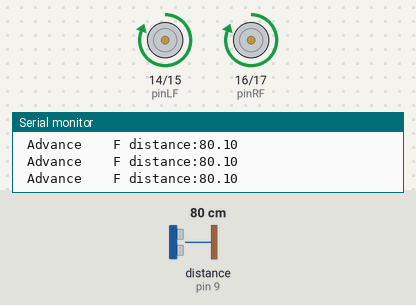
This sketch was run on a simulated Arduino Uno, built with avr-gcc and run on an emulated ATmega328P. On the bench: motor-driver pin pairs drawn as motors (green arrow = first pin HIGH = forward, orange = second pin HIGH = backward, longer = more drive), the last lines printed to the serial monitor. Wiring (inferred from the names in the program): ultrasonic range finder: trigger pin 8; echo pin 9. The test bench sets the inputs (shaded band); at power-on: distance to the obstacle (sensor on pin 9) 80 cm. The echo pulse lasts 58.3 µs per cm.

Above: at 1.2 s.
1.3 s: distance to the obstacle (sensor on pin 9) set to 28 cm
4.3 s: distance to the obstacle (sensor on pin 9) set to 23 cm
At 6.8 s:
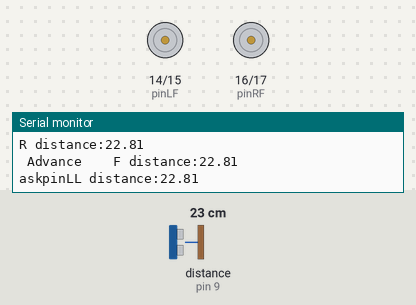
7.3 s: distance to the obstacle (sensor on pin 9) set to 2 cm
At 9.1 s:
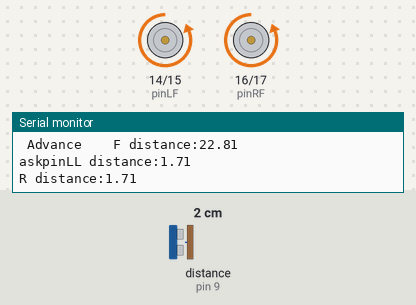
At 11.99 s:
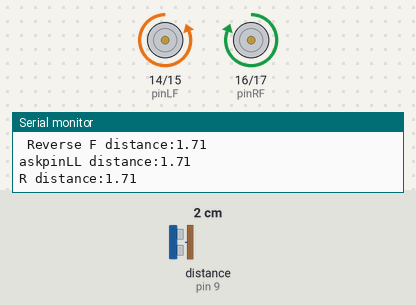
Timing chart, 0 to 16.2 s (numbered marks = the images above; inputs shaded):
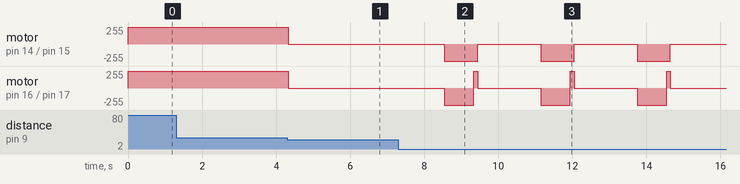

Measured:
- the behaviour switches between 26 and 25 cm on distance to the obstacle (sensor on pin 9) (found by bisection; images 0 and 1)
- after the input at 4.3 s, motor on pin 14 (pinLF) / pin 15 (pinLB), motor on pin 16 (pinRF) / pin 17 (pinRB): forward 255/255 → stopped at once
- after the input at 7.3 s, motor on pin 14 (pinLF) / pin 15 (pinLB): alternates backward 255/255 for 0.90 s and stopped for 1.7 s, starting after 1.2 s; motor on pin 16 (pinRF) / pin 17 (pinRB): stopped → backward 255/255 after 1.2 s, then repeats every 2.6 s: forward 255/255 0.10 s, stopped 1.7 s, backward 255/255 0.80 s

The sketch:

HJBTR2.ino
```cpp
//    L = 左
//    R = 右
//    F = 前
//    B = 後

#include <Servo.h>
int pinLF=14;     // 定義6腳位 左後
int pinLB=15;     // 定義9腳位 左前

int pinRF=16;    // 定義10腳位 右前
int pinRB=17;    // 定義11腳位 右後

int inputPin = 9;  // 定義超音波信號接收腳位
int outputPin =8;  // 定義超音波信號發射腳位

int Fspeedd = 0;      // 前速
int Rspeedd = 0;      // 右速
int Lspeedd = 0;      // 左速
int directionn = 0;   // 前=8 後=2 左=4 右=6
//Servo myservo;        // 設 myservo
int delay_time = 250; // 伺服馬達轉向後的穩定時間

int Fgo = 8;         // 前進
int Rgo = 6;         // 右轉
int Lgo = 4;         // 左轉
int Bgo = 2;         // 倒車

void setup()
 {
  Serial.begin(9600);     // 定義馬達輸出腳位
  pinMode(pinLB,OUTPUT); // 腳位 6 (PWM)
  pinMode(pinLF,OUTPUT); // 腳位 9 (PWM)
  pinMode(pinRB,OUTPUT); // 腳位 10 (PWM)
  pinMode(pinRF,OUTPUT); // 腳位 11 (PWM)

  pinMode(inputPin, INPUT);    // 定義超音波輸入腳位
  pinMode(outputPin, OUTPUT);  // 定義超音波輸出腳位

  //myservo.attach(10);    // 定義伺服馬達輸出第5腳位(PWM)
 }
void advance(int a)     // 前進
    {
     digitalWrite(pinRF,HIGH);  // 使馬達（前進）動作
     digitalWrite(pinRB,LOW);
             //analogWrite(pinRF,100);
             //analogWrite(pinRB, 0);
     digitalWrite(pinLF,HIGH);  // 使馬達（前進）動作
     digitalWrite(pinLB,LOW);
             //analogWrite(pinLF,100);
             //analogWrite(pinLB,0);
     //delay(a * 100);
    }

void turnR(int d)        //右轉(雙輪)
    {
     digitalWrite(pinRF,LOW);
     digitalWrite(pinRB,HIGH);
             analogWrite(pinRF,0);
             analogWrite(pinRB,150);
     digitalWrite(pinLF,HIGH);
     digitalWrite(pinLB,LOW);
             analogWrite(pinLF,150);
             analogWrite(pinLB,0);
     delay(d * 50);
    }

void turnL(int e)        //左轉(雙輪)
    {
     digitalWrite(pinRF,HIGH);
     digitalWrite(pinRB,LOW);
             analogWrite(pinRF,150);
             analogWrite(pinRB,0);
     digitalWrite(pinLF,LOW);
     digitalWrite(pinLB,HIGH);
             analogWrite(pinLF,0);
             analogWrite(pinLB,150);
     delay(e * 50);
    }

void stopp(int f)         //停止
    {
     digitalWrite(pinRB,LOW);
     digitalWrite(pinRF,LOW);
     digitalWrite(pinLB,LOW);
     digitalWrite(pinLF,LOW);
     delay(f * 300);
    }
void back(int g)          //後退 后退
 {
     digitalWrite(pinRF,LOW);  // 使馬達（後退）動作
     digitalWrite(pinRB,HIGH);
             //analogWrite(pinRF,0);
             //analogWrite(pinRB, 150);
     digitalWrite(pinLF,LOW);  // 使馬達（後退）動作
     digitalWrite(pinLB,HIGH);
             //analogWrite(pinLF,0);
             //analogWrite(pinLB,150);
     delay(g * 100);
    }

void detection()        //測量3個角度(0.90.179)
    {
      int delay_time = 300;   // 伺服馬達轉向後的穩定時間
      ask_pin_F();            // 讀取前方距離

    if(Fspeedd < 10)         // 假如前方距離小於10公分
      {
     stopp(1);               // 清除輸出資料
    //back(2);                // 後退 0.2秒
      }

      if(Fspeedd < 25)         // 假如前方距離小於25公分
      {
        stopp(1);               // 清除輸出資料
        ask_pin_L();            // 讀取左方距離
        delay(delay_time);      // 等待伺服馬達穩定
        ask_pin_R();            // 讀取右方距離
        delay(delay_time);      // 等待伺服馬達穩定

        if(Lspeedd > Fspeedd && Lspeedd > Rspeedd )   //假如 左邊距離大於前方或右邊距離
        {
         directionn = Rgo;      //向左走
        }

        if(Lspeedd < Fspeedd  && Lspeedd < Rspeedd )   //假如 左邊距離小於前方或右邊距離
        {
         directionn = Lgo;      //向右走
        }

        if(Rspeedd > Fspeedd)   //假如 右邊距離等於或大於前方距離
        {
         directionn = Lgo;      //向右走
        }

        if(Rspeedd < Fspeedd)   //假如 右邊距離小於前方距離
        {
         directionn = Rgo;      //向左走
        }

        if (Lspeedd < 10 && Rspeedd < 10)   //假如 左邊距離和右邊距離皆小於10公分
        {
         directionn = Bgo;      //向後走
        }


      }

      else                      //假如前方大於25公分
      {
        directionn = Fgo;        //向前走
      }

    }
void ask_pin_F()   // 量出前方距離
    {
      //myservo.write(90);
      digitalWrite(outputPin, LOW);   // 讓超聲波發射低電壓2μs
      delayMicroseconds(2);
      digitalWrite(outputPin, HIGH);  // 讓超聲波發射高電壓10μs，這裡至少是10μs
      delayMicroseconds(10);
      digitalWrite(outputPin, LOW);    // 維持超聲波發射低電壓
      float Fdistance = pulseIn(inputPin, HIGH);  // 讀差相差時間
      Fdistance= Fdistance/5.8/10;       // 將時間轉為距離距离（單位：公分）
      Serial.print("F distance:");      //輸出距離（單位：公分）
      Serial.println(Fdistance);         //顯示距離
      Fspeedd = Fdistance;              // 將距離 讀入Fspeedd(前速)
    }
 void ask_pin_L()   // 量出左邊距離
    {
      Serial.print("askpinL");
      //myservo.write(5);
      delay(delay_time);
      digitalWrite(outputPin, LOW);   // 讓超聲波發射低電壓2μs
      delayMicroseconds(2);
      digitalWrite(outputPin, HIGH);  // 讓超聲波發射高電壓10μs，這裡至少是10μs
      delayMicroseconds(10);
      digitalWrite(outputPin, LOW);    // 維持超聲波發射低電壓
      float Ldistance = pulseIn(inputPin, HIGH);  // 讀差相差時間
      Ldistance= Ldistance/5.8/10;       // 將時間轉為距離距離（單位：公分）
      Serial.print("L distance:");       //輸出距離（單位：公分）
      Serial.println(Ldistance);         //顯示距離
      Lspeedd = Ldistance;              // 將距離 讀入Lspeedd(左速)
    }
void ask_pin_R()   // 量出右邊距離
    {
      //myservo.write(177);
      delay(delay_time);
      digitalWrite(outputPin, LOW);   // 讓超聲波發射低電壓2μs
      delayMicroseconds(2);
      digitalWrite(outputPin, HIGH);  // 讓超聲波發射高電壓10μs，這裡至少是10μs
      delayMicroseconds(10);
      digitalWrite(outputPin, LOW);    // 維持超聲波發射低電壓
      float Rdistance = pulseIn(inputPin, HIGH);  // 讀差相差時間
      Rdistance= Rdistance/5.8/10;       // 將時間轉為距離距離（單位：公分）
      Serial.print("R distance:");       //輸出距離（單位：公分）
      Serial.println(Rdistance);         //顯示距離
      Rspeedd = Rdistance;              // 將距離 讀入Rspeedd(右速)
    }

void loop()
 {
    //myservo.write(90);  //讓伺服馬達回歸 預備位置 準備下一次的測量
    detection();        //測量角度 並且判斷要往哪一方向移動

   if(directionn == 2)  //假如directionn(方向) = 2(倒車)
   {
     back(8);                    //  倒退(車)
     turnL(2);                   //些微向左方移動(防止卡在死巷裡)
     Serial.print(" Reverse ");   //顯示方向(倒退)
   }
   if(directionn == 6)           //假如directionn(方向) = 6(右轉)
   {
     back(1);
     turnR(6);                   // 右轉
     Serial.print(" Right ");    //顯示方向(左轉)
   }
   if(directionn == 4)          //假如directionn(方向) = 4(左轉)
   {
     back(1);
     turnL(4);                  // 左轉
     Serial.print(" Left ");     //顯示方向(右轉)
   }
   if(directionn == 8)          //假如directionn(方向) = 8(前進)
   {
    advance(1);                 // 正常前進
    Serial.print(" Advance ");   //顯示方向(前進)
    Serial.print("   ");
   }
 }
```
